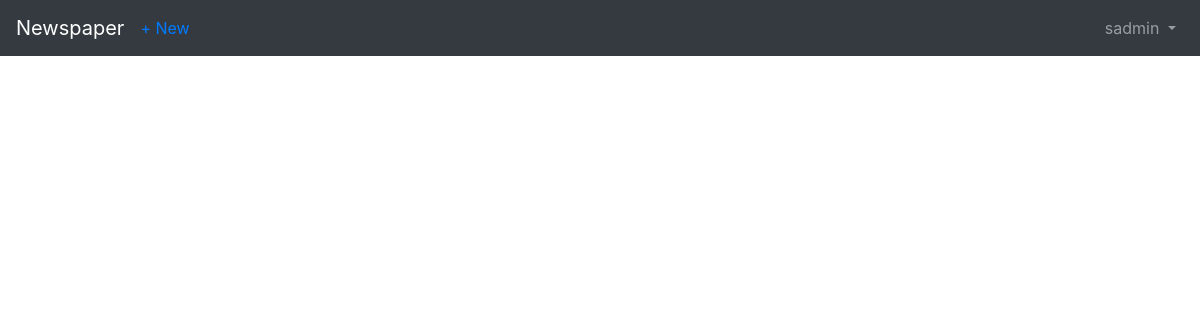
/articles/ (signed in), run on an earlier commit of the app's database.
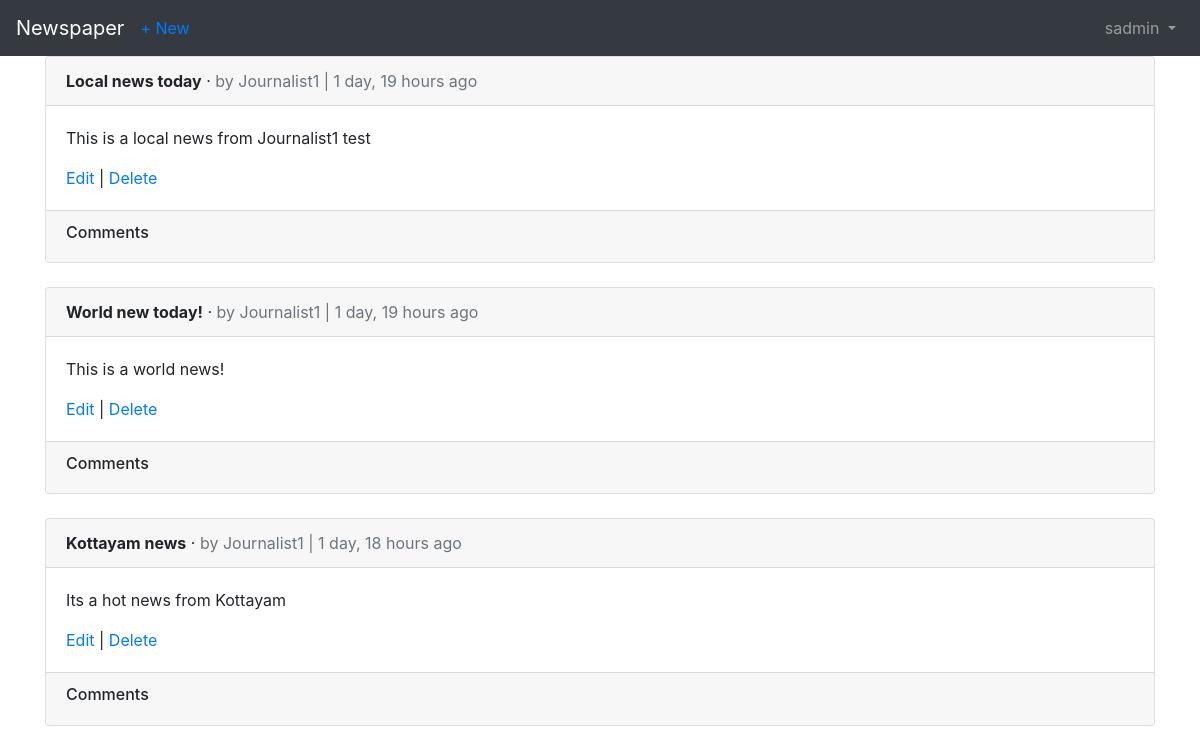
And on a later commit of the database.
### articles/models.py (models this page shows, shortened)
class Article(models.Model):
    title = models.CharField(max_length=255)
    body = models.TextField()
    date = models.DateTimeField(auto_now_add=True)
    author = models.ForeignKey(
        settings.AUTH_USER_MODEL,
        on_delete=models.CASCADE,
    )

### accounts/models.py (models this page shows)
class CustomUser(AbstractUser):
    age = models.PositiveIntegerField(null=True, blank=True)

### articles/views.py (the view)
# urls.py: path('', ArticleListView.as_view(), name='article_list'),
class ArticleListView(LoginRequiredMixin, ListView):
    model = Article
    template_name = 'article_list.html'

### templates/article_list.html (shortened to what this page needs)
{% extends 'base.html' %}
{% load humanize %}
{% block content %}
    {% for article in object_list %}
        <div class="card">
            <div class="card-header">
                <span class="font-weight-bold">{{ article.title }}</span> &middot;
                <span class="text-muted">by {{ article.author }} |
                {{ article.date|naturaltime }}</span>
            </div>
            <div class="card-body">
               <p>{{ article.body }}</p>
                <a href="{% url 'article_edit' article.pk %}">Edit</a> |
                <a href="{% url 'article_delete' article.pk %}">Delete</a>
            </div>
            <div class="card-footer">
                <h6>Comments</h6>
            </div>
        </div>
        <br />
    {% endfor %}
{% endblock content %}

What changed in the data, as far as the page shows it:
added Article: title "Local news today", author "Journalist1", date "1 day, 19 hours ago", body "This is a local news from Journalist1 test"
added Article: title "World new today!", author "Journalist1", date "1 day, 19 hours ago", body "This is a world news!"
added Article: title "Kottayam news", author "Journalist1", date "1 day, 18 hours ago", body "Its a hot news from Kottayam"
